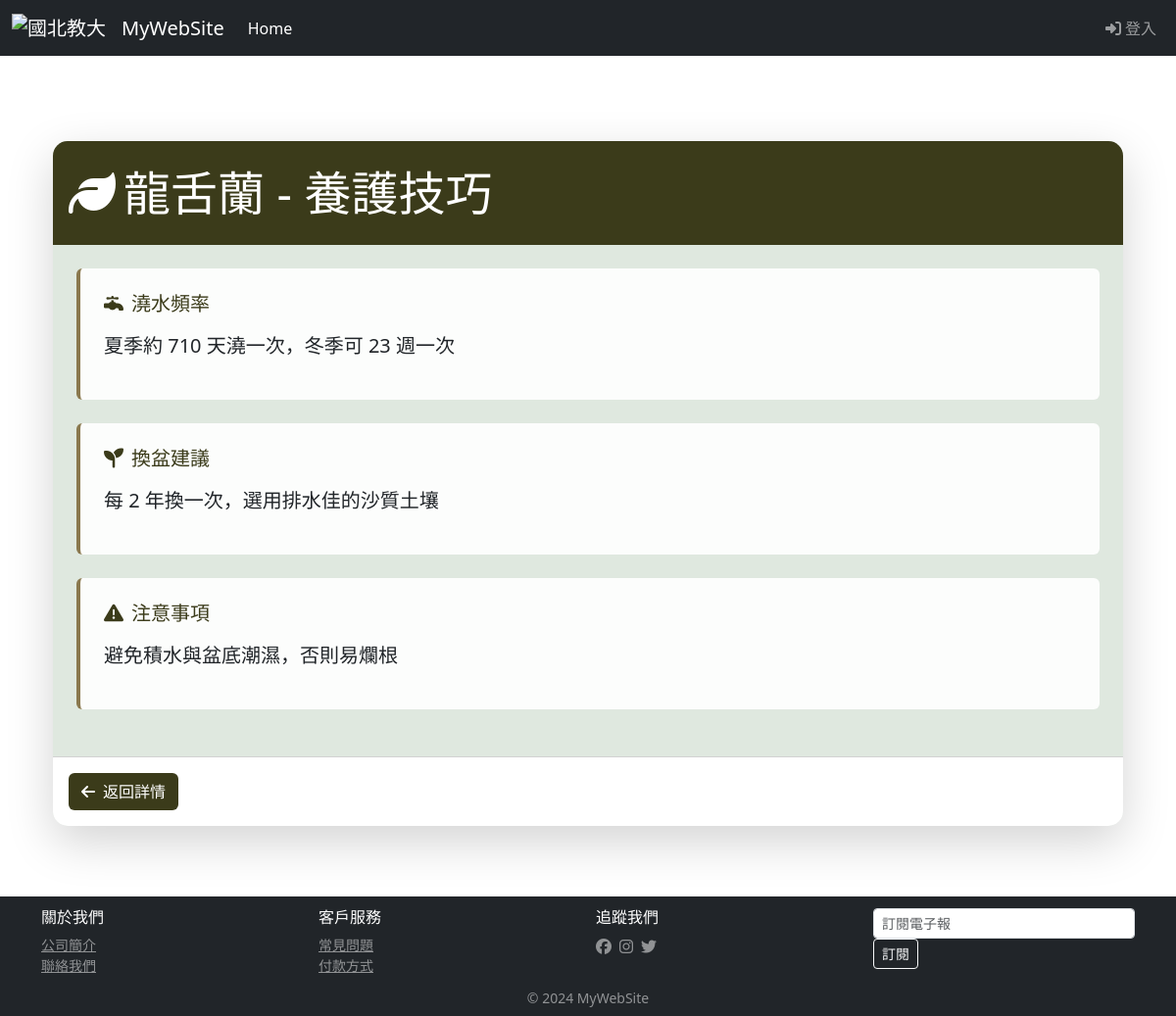
Screenshot of /plant/Agave/detail_care/ with the database file from the repository.
### plant/models.py (models this page shows, shortened)
class Plant(models.Model):
    title = models.CharField(max_length=255, default="")
    description = models.TextField(default="")
    slug = models.SlugField(blank=True, default="")
    category = models.ForeignKey(Category, null=True, on_delete=models.PROTECT)
    tags = models.ManyToManyField(Tag)
    image = models.ImageField(upload_to='plants/', null=True, blank=True)
    video_url = models.URLField(blank=True, null=True)
    temperature = models.CharField(max_length=255, default="", blank=True, help_text="溫度需求")
    humidity = models.CharField(max_length=255, default="", blank=True, help_text="濕度需求")
    light_requirement = models.CharField(max_length=255, default="", blank=True, help_text="光照需求")
    watering = models.CharField(max_length=255, default="", blank=True, help_text="澆水頻率")
    repotting = models.CharField(max_length=255, default="", blank=True, help_text="換盆建議")
    precaution = models.CharField(max_length=255, default="", blank=True, help_text="注意事項")
    user = models.ForeignKey(User, on_delete=models.CASCADE, null=True)
    favorite_users = models.ManyToManyField(User, related_name='favorite_plants', through='PlantFavorite', through_fields=('plant', 'user'))

### plant/views.py (the view)
# urls.py: path('plant/<slug:slug>/detail_care/', pviews.detail_care, name='detail_care'),
def detail_care(request, slug=None):
    plant = get_object_or_404(Plant, slug=slug)
    return render(request, 'plant/detail_care.html', locals())

### templates/plant/detail_care.html (shortened to what this page needs)
{% extends "base.html" %}
{% block title %}{{ plant.title }} - 養護技巧{% endblock %}
{% block content %}
<div class="container py-5">
    <div class="card shadow-lg border-0 mb-4" style="background: #dfe8df;">
        <div class="card-header py-4" style="background: #3B3B1A;">
            <div class="d-flex justify-content-between align-items-center">
                <h1 class="display-5 mb-0 text-white">
                    <i class="fas fa-leaf me-2"></i>{{ plant.title }} - 養護技巧
                </h1>
            </div>
        </div>
        <div class="card-body p-4">
            <div class="row">
                <div class="col-md-12">
                    <div class="mb-4 p-4 rounded" style="background-color: rgba(255, 255, 255, 0.9); border-left: 4px solid #8A784E;">
                        <h5 class="mb-3" style="color: #3B3B1A !important;">
                            <i class="fas fa-faucet me-2"></i>澆水頻率
                        </h5>
                        <p class="lead text-dark">{{ plant.watering }}</p>
                    </div>
                    <div class="mb-4 p-4 rounded" style="background-color: rgba(255, 255, 255, 0.9); border-left: 4px solid #8A784E;">
                        <h5 class="mb-3" style="color: #3B3B1A !important;">
                            <i class="fas fa-seedling me-2"></i>換盆建議
                        </h5>
                        <p class="lead text-dark">{{ plant.repotting }}</p>
                    </div>
                    <div class="mb-4 p-4 rounded" style="background-color: rgba(255, 255, 255, 0.9); border-left: 4px solid #8A784E;">
                        <h5 class="mb-3" style="color: #3B3B1A !important;">
                            <i class="fas fa-exclamation-triangle me-2"></i>注意事項
                        </h5>
                        <p class="lead text-dark">{{ plant.precaution }}</p>
                    </div>
                </div>
            </div>
        </div>
        <div class="card-footer bg-white p-3">
            <div class="d-flex justify-content-between align-items-center">
                <a href="{% url 'plant_detail' plant.slug %}" class="btn" style="background-color: #3B3B1A; color: white;">
                    <i class="fas fa-arrow-left me-2"></i>返回詳情
                </a>
            </div>
        </div>
    </div>
</div>
{% endblock %}

### static/css/style.css (style rules this page uses)
html, body { margin: 0; padding: 0; height: 100%; border: none; }
body { margin-left: 0px; margin-top: 0px; margin-right: 0px; margin-bottom: 0px; background-image: url(images/bg.gif); }

### templates/plant/detail_care.html (style rules this page uses)
.card { border-radius: 15px; overflow: hidden; }
.card-header { border-bottom: none; }
.rounded { border-radius: 10px; transition: transform 0.2s; }

### rows the page displays
Plant: title "龍舌蘭", watering "夏季約 710 天澆一次，冬季可 23 週一次", repotting "每 2 年換一次，選用排水佳的沙質土壤", precaution "避免積水與盆底潮濕，否則易爛根"
